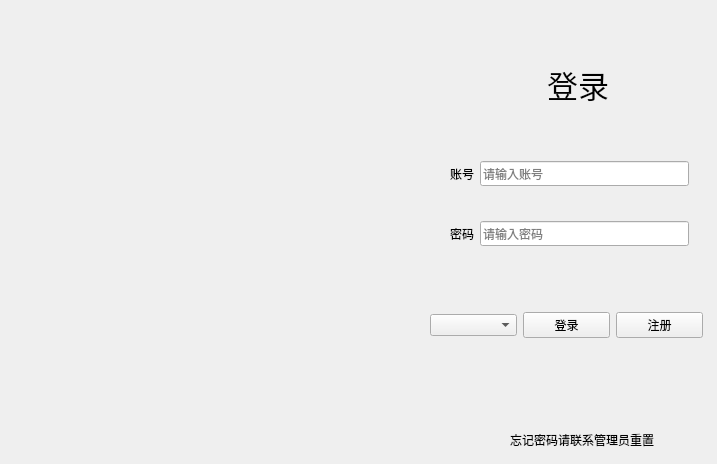
<?xml version="1.0" encoding="UTF-8"?>
<ui version="4.0">
 <class>login</class>
 <widget class="QWidget" name="login">
  <property name="geometry">
   <rect>
    <x>0</x>
    <y>0</y>
    <width>717</width>
    <height>464</height>
   </rect>
  </property>
  <property name="windowTitle">
   <string>login</string>
  </property>
  <property name="styleSheet">
   <string notr="true"/>
  </property>
  <widget class="QWidget" name="widget" native="true">
   <property name="geometry">
    <rect>
     <x>0</x>
     <y>0</y>
     <width>731</width>
     <height>471</height>
    </rect>
   </property>
   <property name="styleSheet">
    <string notr="true">#widget{border-image: url(:/image/bg.png);}</string>
   </property>
   <widget class="QLabel" name="label">
    <property name="geometry">
     <rect>
      <x>540</x>
      <y>60</y>
      <width>76</width>
      <height>49</height>
     </rect>
    </property>
    <property name="font">
     <font>
      <pointsize>23</pointsize>
     </font>
    </property>
    <property name="styleSheet">
     <string notr="true"/>
    </property>
    <property name="text">
     <string>登录</string>
    </property>
    <property name="textFormat">
     <enum>Qt::TextFormat::AutoText</enum>
    </property>
    <property name="alignment">
     <set>Qt::AlignmentFlag::AlignCenter</set>
    </property>
   </widget>
   <widget class="QWidget" name="layoutWidget">
    <property name="geometry">
     <rect>
      <x>450</x>
      <y>160</y>
      <width>239</width>
      <height>27</height>
     </rect>
    </property>
    <layout class="QHBoxLayout" name="horizontalLayout">
     <item>
      <widget class="QLabel" name="label_2">
       <property name="text">
        <string>账号</string>
       </property>
      </widget>
     </item>
     <item>
      <widget class="QLineEdit" name="lineEdit_login">
       <property name="minimumSize">
        <size>
         <width>200</width>
         <height>25</height>
        </size>
       </property>
       <property name="maximumSize">
        <size>
         <width>16777215</width>
         <height>25</height>
        </size>
       </property>
       <property name="toolTip">
        <string/>
       </property>
       <property name="placeholderText">
        <string>请输入账号</string>
       </property>
      </widget>
     </item>
    </layout>
   </widget>
   <widget class="QWidget" name="layoutWidget">
    <property name="geometry">
     <rect>
      <x>450</x>
      <y>220</y>
      <width>239</width>
      <height>27</height>
     </rect>
    </property>
    <layout class="QHBoxLayout" name="horizontalLayout_2">
     <item>
      <widget class="QLabel" name="label_3">
       <property name="text">
        <string>密码</string>
       </property>
      </widget>
     </item>
     <item>
      <widget class="QLineEdit" name="lineEdit_password">
       <property name="minimumSize">
        <size>
         <width>200</width>
         <height>25</height>
        </size>
       </property>
       <property name="maximumSize">
        <size>
         <width>16777215</width>
         <height>25</height>
        </size>
       </property>
       <property name="toolTip">
        <string/>
       </property>
       <property name="echoMode">
        <enum>QLineEdit::EchoMode::Password</enum>
       </property>
       <property name="placeholderText">
        <string>请输入密码</string>
       </property>
      </widget>
     </item>
    </layout>
   </widget>
   <widget class="QWidget" name="layoutWidget">
    <property name="geometry">
     <rect>
      <x>430</x>
      <y>310</y>
      <width>273</width>
      <height>30</height>
     </rect>
    </property>
    <layout class="QHBoxLayout" name="horizontalLayout_3">
     <item>
      <widget class="QComboBox" name="comboBox_role">
       <property name="currentText">
        <string/>
       </property>
       <property name="placeholderText">
        <string>用户</string>
       </property>
       <item>
        <property name="text">
         <string>患者</string>
        </property>
       </item>
       <item>
        <property name="text">
         <string>医生</string>
        </property>
       </item>
       <item>
        <property name="text">
         <string>护士</string>
        </property>
       </item>
       <item>
        <property name="text">
         <string>管理员</string>
        </property>
       </item>
      </widget>
     </item>
     <item>
      <widget class="QPushButton" name="pushButton_login">
       <property name="minimumSize">
        <size>
         <width>3</width>
         <height>0</height>
        </size>
       </property>
       <property name="text">
        <string>登录</string>
       </property>
      </widget>
     </item>
     <item>
      <widget class="QPushButton" name="pushButton_2">
       <property name="text">
        <string>注册</string>
       </property>
      </widget>
     </item>
    </layout>
   </widget>
   <widget class="QLabel" name="label_4">
    <property name="geometry">
     <rect>
      <x>510</x>
      <y>430</y>
      <width>191</width>
      <height>20</height>
     </rect>
    </property>
    <property name="text">
     <string>忘记密码请联系管理员重置</string>
    </property>
   </widget>
   <zorder>layoutWidget</zorder>
   <zorder>layoutWidget</zorder>
   <zorder>layoutWidget</zorder>
   <zorder>label</zorder>
   <zorder>label_4</zorder>
  </widget>
 </widget>
 <resources/>
 <connections/>
</ui>
